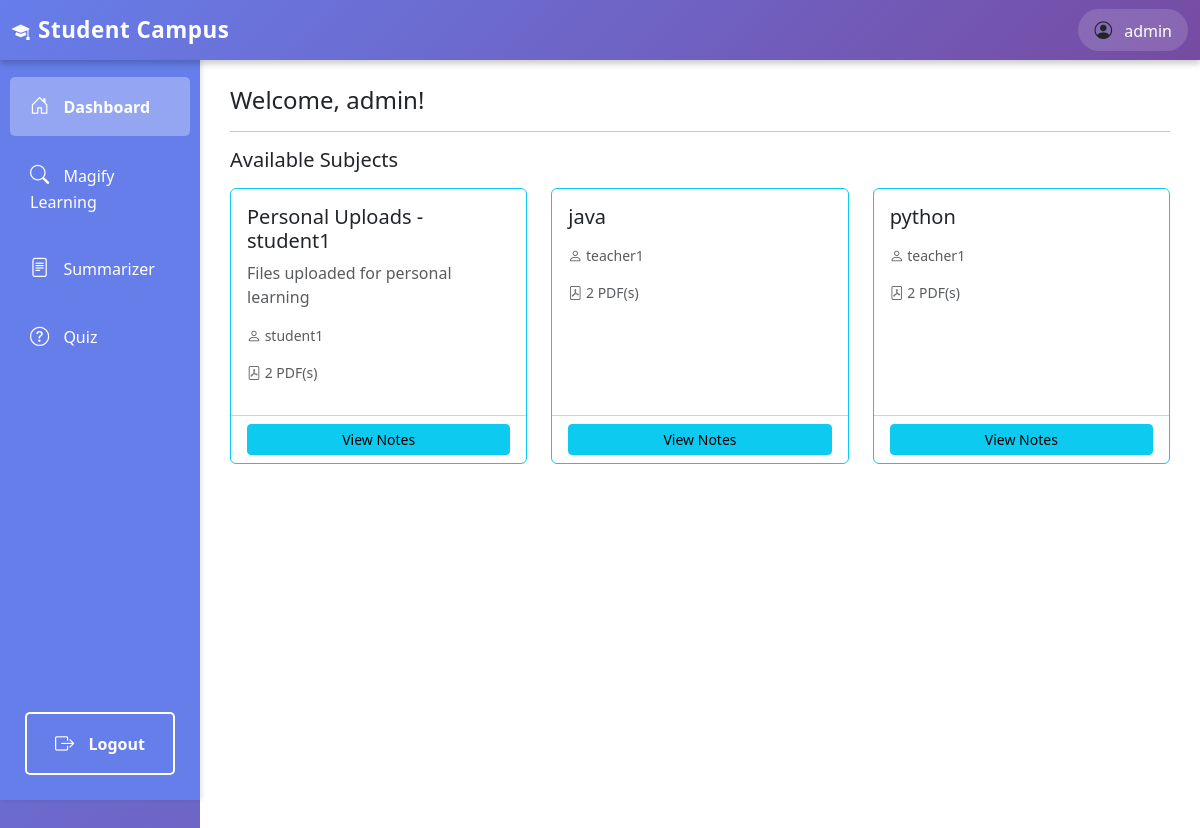
/student/dashboard/ (signed in), run on the app's committed database.
### authentication/models.py (models this page shows, shortened)
class User(AbstractUser):
    ROLE_CHOICES = (
        ('student', 'Student'),
        ('teacher', 'Teacher'),
    )
    role = models.CharField(max_length=10, choices=ROLE_CHOICES, default='student')
    def is_student(self):
        return self.role == 'student'

### teachers/models.py (models this page shows, shortened)
class Subject(models.Model):
    name = models.CharField(max_length=200)
    description = models.TextField(blank=True)
    teacher = models.ForeignKey(User, on_delete=models.CASCADE, related_name='subjects')
    created_at = models.DateTimeField(auto_now_add=True)
    class Meta:
        ordering = ['name']

### students/views.py (the view)
# urls.py: path('dashboard/', views.student_dashboard, name='student_dashboard'),
@login_required
def student_dashboard(request):
    if not request.user.is_student():
        return HttpResponseForbidden("You don't have permission to access this page.")
    subjects = Subject.objects.all()
    return render(request, 'students/dashboard.html', {'subjects': subjects})

### templates/students/dashboard.html (shortened to what this page needs)
{% extends 'students/base_student.html' %}
{% block student_content %}
<h4>Welcome, {{ user.username }}!</h4>
<hr>
<h5>Available Subjects</h5>
{% if subjects %}
    <div class="row mt-3">
        {% for subject in subjects %}
            <div class="col-md-4 mb-3">
                <div class="card h-100 border-info">
                    <div class="card-body">
                        <h5 class="card-title">{{ subject.name }}</h5>
                        <p class="card-text text-muted">{{ subject.description|truncatewords:15 }}</p>
                        <p class="text-muted small">
                            <i class="bi bi-person"></i> {{ subject.teacher.username }}
                        </p>
                        <p class="text-muted small">
                            <i class="bi bi-file-pdf"></i> {{ subject.notes.count }} PDF(s)
                        </p>
                    </div>
                    <div class="card-footer bg-transparent">
                        <a href="{% url 'student_subject_detail' subject.id %}" class="btn btn-info btn-sm w-100">View Notes</a>
                    </div>
                </div>
            </div>
        {% endfor %}
    </div>
{% else %}
    <div class="alert alert-info">
        No subjects available yet. Please check back later.
    </div>
{% endif %}
{% endblock %}

### templates/students/base_student.html (shortened to what this page needs)
<!DOCTYPE html>
<html lang="en">
<head>
    <link href="https://cdn.jsdelivr.net/npm/bootstrap@5.3.0/dist/css/bootstrap.min.css" rel="stylesheet">
    <link href="https://cdn.jsdelivr.net/npm/bootstrap-icons@1.10.0/font/bootstrap-icons.css" rel="stylesheet">
</head>
<body>
    <nav class="navbar navbar-expand-lg navbar-light bg-light">
        <div class="container-fluid">
            <a class="navbar-brand fw-bold" href="{% url 'student_dashboard' %}">
                <i class="bi bi-mortarboard-fill me-2"></i>Student Campus
            </a>
            <div class="ms-auto d-flex align-items-center gap-3">
                <div class="user-info">
                    <i class="bi bi-person-circle me-2"></i>
                    <span>{{ user.username }}</span>
                </div>
            </div>
        </div>
    </nav>
    <div class="container-fluid">
        <div class="row">
            <div class="col-md-2 p-0">
                <div class="sidebar">
                    <nav class="nav flex-column">
                        <a class="nav-link {% if request.resolver_match.url_name == 'student_dashboard' %}active{% endif %}" href="{% url 'student_dashboard' %}">
                            <i class="bi bi-house-door"></i> Dashboard
                        </a>
                        <a class="nav-link {% if request.resolver_match.url_name == 'magnify_learning' %}active{% endif %}" href="{% url 'magnify_learning' %}">
                            <i class="bi bi-search"></i> Magify Learning
                        </a>
                        <a class="nav-link {% if request.resolver_match.url_name == 'summarizer' %}active{% endif %}" href="{% url 'summarizer' %}">
                            <i class="bi bi-file-text"></i> Summarizer
                        </a>
                        <a class="nav-link {% if request.resolver_match.url_name == 'quiz' %}active{% endif %}" href="{% url 'quiz' %}">
                            <i class="bi bi-question-circle"></i> Quiz
                        </a>
                        <a class="nav-link logout-btn" href="{% url 'logout' %}">
                            <i class="bi bi-box-arrow-right"></i> Logout
                        </a>
                    </nav>
                </div>
            </div>
            <div class="col-md-10 p-0">
                <div class="main-content">
                    {% block student_content %}
                    {% endblock %}
                </div>
            </div>
        </div>
    </div>
</body>
</html>

### templates/students/base_student.html (style rules this page uses)
body { background: linear-gradient(135deg, #667eea 0%, #764ba2 100%); min-height: 100vh; padding-top: 56px; }
.navbar { position: fixed; top: 0; left: 0; right: 0; z-index: 1000; background: linear-gradient(135deg, #667eea 0%, #764ba2 100%) !important; box-shadow: 0 4px 6px rgba(0,0,0,0.2); border: none; }
.navbar-brand { color: white !important; font-weight: 700; font-size: 1.4rem; letter-spacing: 0.5px; }
.navbar span { color: white; font-weight: 500; }
.user-info { background: rgba(255, 255, 255, 0.15); padding: 8px 16px; border-radius: 25px; backdrop-filter: blur(10px); }
.navbar .bi { font-size: 1.1rem; }
.sidebar { height: calc(100vh - 56px); background-color: #667eea; box-shadow: 2px 0 5px rgba(0,0,0,0.1); position: sticky; top: 56px; display: flex; flex-direction: column; }
.sidebar .nav { display: flex; flex-direction: column; flex: 1; padding-top: 1rem; }
.sidebar .nav-link { color: #fff; padding: 15px 20px; border-radius: 5px; margin: 5px 10px; transition: all 0.3s; }
.sidebar .nav-link.active { background-color: rgba(255,255,255,0.3); font-weight: bold; }
.sidebar .nav-link i { margin-right: 10px; font-size: 1.2rem; }
.logout-btn { position: absolute; bottom: 20px; left: 15px; right: 15px; background-color: transparent; color: white; border: 2px solid white; font-weight: 600; transition: all 0.3s; text-align: center; padding: 10px; border-radius: 5px; text-decoration: none; display: block; }
.main-content { background-color: #fff; min-height: 100vh; padding: 30px; }

### data on the page
User: username "admin"
Subject: name "Personal Uploads - student1", description "Files uploaded for personal learning", teacher.username "student1", notes.count "2"
Subject: name "java", teacher.username "teacher1", notes.count "2"
Subject: name "python", teacher.username "teacher1", notes.count "2"
